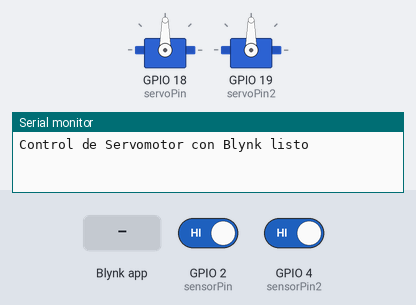
This sketch was run on a simulated ESP32. On the bench: 2 × servo, the last lines printed to the serial monitor. Inputs (shaded band) come from the test bench; at power-on: GPIO 2 (sensorPin) HIGH, GPIO 4 (sensorPin2) HIGH. WiFi joins after 1.5 s; servers stay silent unless stated.

Above: at 3.0 s.
3.1 s: Blynk app writes 1 to V0
At 3.56 s:
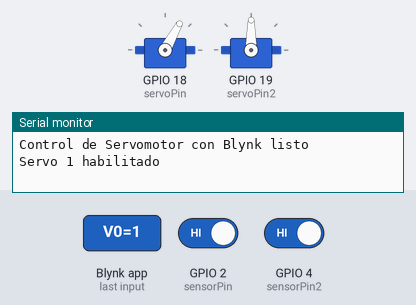
At 5.7 s:
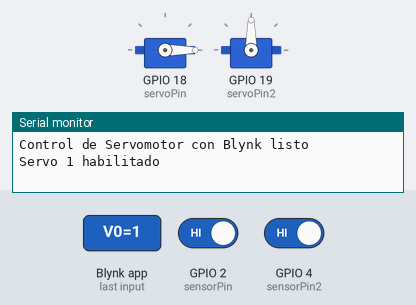
6.1 s: Blynk app writes 0 to V2
At 6.25 s:
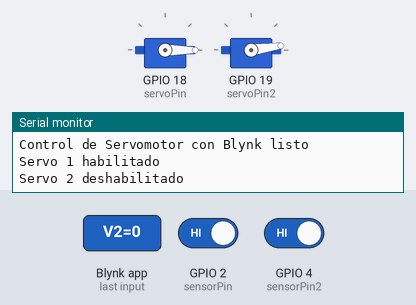
Timing chart, 0 to 9.1 s (numbered marks = the images above; inputs shaded):
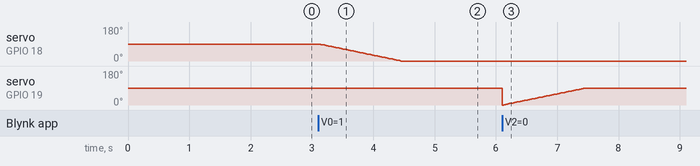

Measured:
- after the input at 3.1 s, servo on GPIO 18 (servoPin): moves from 90° to 0° over 1.3 s, starting at once

The sketch:

final_parkinh.ino
```cpp
/*#define BLYNK_TEMPLATE_ID "TMPL2nFy23Wev"
#define BLYNK_TEMPLATE_NAME "Servo control"
#define BLYNK_AUTH_TOKEN "RhuK3n7T7-0OVv3FBmH1aRz3lgFBwsDr"*/
#define BLYNK_TEMPLATE_ID "TMPL2IULBEbxg"
#define BLYNK_TEMPLATE_NAME "Parking lot"
#define BLYNK_AUTH_TOKEN "IGRpl2tmS2mVz7OlrcSqTLln7CPob5So"

#include <WiFi.h>
#include <BlynkSimpleEsp32.h>
#include <ESP32Servo.h>

// Configuración de Wi-Fi
char ssid[] = "motorola edge 50 pro_8845";
char pass[] = "zi9kci43ygyfx52";

// Pines de conexión
const int servoPin = 18;
const int servoPin2 = 19;
const int sensorPin = 2;
const int sensorPin2 = 4;

// Objetos Servo
Servo myServo1;
Servo myServo2;

// Variables para estado de servos
bool isOpen_servo1 = false;
bool isOpen_servo2 = false;
bool changedState1 = false;
bool changedState2 = false;

// Variables para sensores
bool remoteControl1 = false;
bool remoteControl2 = false;
int estadoPrevioEntrada = LOW;
int estadoPrevioSalida = LOW;

// Contadores de vehículos
int contadorEntrada = 0;
int contadorSalida = 0;

// Habilitación del movimiento de servos con Blynk
bool enableServo = false;
bool enableServo2 = false;

// Configuración inicial
void setup() {
  // Conexión a Blynk
  Blynk.begin(BLYNK_AUTH_TOKEN, ssid, pass);

  // Configuración de servos y sensores
  myServo1.attach(servoPin);
  myServo2.attach(servoPin2);
  pinMode(sensorPin, INPUT);
  pinMode(sensorPin2, INPUT);

  Serial.begin(115200);
  Serial.println("Control de Servomotor con Blynk listo");
  Blynk.virtualWrite(V1, "Total entradas: " + String(contadorEntrada));
  Blynk.virtualWrite(V3, "Total Salidas: " +  String(contadorSalida));
  Blynk.virtualWrite(V5, "Autos dentro: " + String(contadorEntrada - contadorSalida));
}

// Callback para el botón virtual de Blynk (Servo 1)
BLYNK_WRITE(V0) {
  enableServo = param.asInt();
  changedState1 = true;
  if (enableServo) {
    Serial.println("Servo 1 habilitado");
    isOpen_servo1 = false;
    remoteControl1 = true;
  } else {
    Serial.println("Servo 1 deshabilitado");
    isOpen_servo1 = true;
    remoteControl1 = false;
  }
}

// Callback para el botón virtual de Blynk (Servo 2)
BLYNK_WRITE(V2) {
  enableServo2 = param.asInt();
  changedState2 = true;
  if (enableServo2) {
    Serial.println("Servo 2 habilitado");
    isOpen_servo2 = false;
    remoteControl2 = true;
  } else {
    Serial.println("Servo 2 deshabilitado");
    isOpen_servo2 = true;
    remoteControl2 = false;
  }
}

// Bucle principal
void loop() {
  Blynk.run();

  // Lógica para el Servo 1
  if (changedState1) {
    moverServo(myServo1, isOpen_servo1);
    changedState1 = false;
  }

  // Lógica para el Servo 2
  else if (changedState2) {
    moverServo(myServo2, isOpen_servo2);
    changedState2 = false;
  }

  // Lógica automática con sensores
  else if (!remoteControl1 && !remoteControl2) {
    int sensorValueEntrada = digitalRead(sensorPin);
    int sensorValueSalida = digitalRead(sensorPin2);

    // Verifica detección en sensor de entrada
    if (sensorValueEntrada == LOW && estadoPrevioEntrada == HIGH) {
      // Abre y cierra la pluma automáticamente
      moverServo(myServo1, false);
      while(sensorValueEntrada == LOW){ //Espera hasta que no haya obstaculo
        sensorValueEntrada = digitalRead(sensorPin);
        delay(1000);
      }
      moverServo(myServo1, true);
      contadorEntrada++;
      Blynk.virtualWrite(V1, "Total entradas: " + String(contadorEntrada));
      Blynk.virtualWrite(V5, "Autos dentro: " + String(contadorEntrada - contadorSalida));
    }

    // Verifica detección en sensor de salida
    if (sensorValueSalida == LOW && estadoPrevioSalida == HIGH) {
      // Abre y cierra la pluma automáticamente
      moverServo(myServo2, false);
      while(sensorValueSalida == LOW){ //Espera hasta que no haya obstaculo
        sensorValueSalida = digitalRead(sensorPin2);
        delay(1000);
      }
      moverServo(myServo2, true);
      contadorSalida++;
      Blynk.virtualWrite(V3, "Total Salidas: " +  String(contadorSalida));
      Blynk.virtualWrite(V5, "Autos dentro: " + String(contadorEntrada - contadorSalida));
    }
    // Actualiza estados previos
    estadoPrevioEntrada = sensorValueEntrada;
    estadoPrevioSalida = sensorValueSalida;
  }

}

// Función para mover el servo
void moverServo(Servo &servo, bool abrir) {
  if (abrir) {
    for (int angle = 0; angle <= 90; angle++) {
      servo.write(angle);
      delay(15);
    }
  } else {
    for (int angle = 90; angle >= 0; angle--) {
      servo.write(angle);
      delay(15);
    }
  }
}
```
